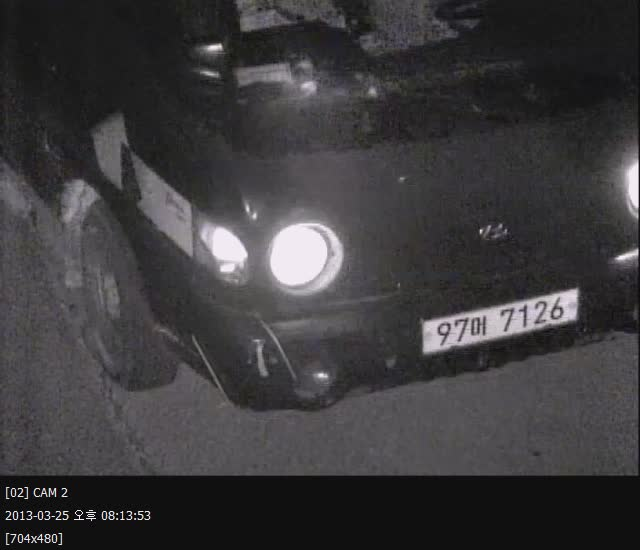
#> input picture License plate recognition/num3.jpg, 640 x 550 px
$ python t1.py
#> lines starting #> are read from the running program, lines starting #| are printed output that depends on the picture; after the words box and inside, x2 and y2 are one past the last pixel; in counts of white or black regions, pixels touching at a corner belong together
import cv2
import numpy as np
import pytesseract
from  PIL import Image

class num_rcg:
    def Ext_num(self):
        img = cv2.imread('num3.jpg', cv2.IMREAD_COLOR)
#> img is the input picture: shape (550, 640, 3); mean B, G, R 60.7, 58.8, 60.4
        copy_img = img.copy()
        img2 = cv2.cvtColor(img, cv2.COLOR_BGR2GRAY)

        blur = cv2.bilateralFilter(img2, 5, 70, 70)
        #blur = cv2.GaussianBlur(img2, (3,3),0)
        cv2.imwrite('blur.jpg', blur)

        canny = cv2.Canny(blur, 100, 200)
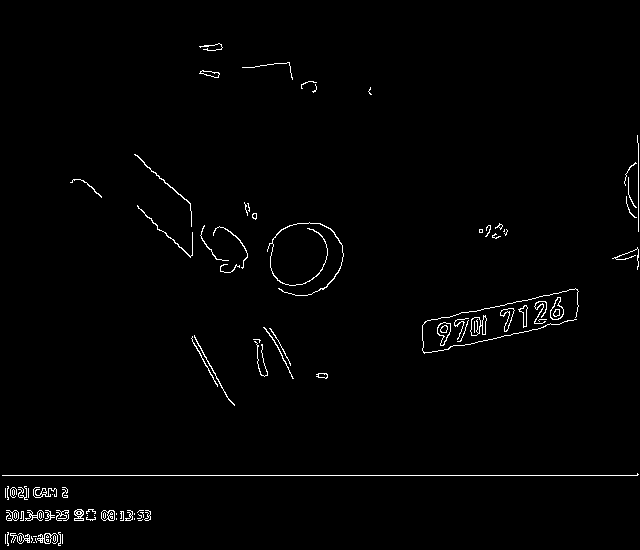
#> canny: shape (550, 640); 1.3% white in thin lines or dots
        cv2.imwrite('canny.jpg', canny)

        contours, hierarchy = cv2.findContours(canny, cv2.RETR_TREE, cv2.CHAIN_APPROX_SIMPLE)
#> contours = 149 contours, 109 with area under 20; largest, box (x1, y1, x2, y2) and area: (470, 315, 487, 336) 202, (437, 322, 451, 346) 188, (550, 297, 564, 320) 186, (437, 322, 451, 346) 173, (550, 297, 564, 320) 168

        boxes = []

        for i in range(len(contours)):
            cnt = contours[i]
            area = cv2.contourArea(cnt)
            x,y,w,h = cv2.boundingRect(cnt)
            rect_area = w*h
            aspect_ratio = float(w)/h

            if(aspect_ratio >= 0.1) and (aspect_ratio <= 3.0) and (rect_area >= 70) and(rect_area <= 850):
                cv2.rectangle(img,(x,y), (x+w, y+h), (0, 255, 0), 1)
                boxes.append(cv2.boundingRect(cnt))
#> this loop made 149 passes
#> (area, x, y, w, h, rect_area, aspect_ratio) on passes 12, 16, 44, 47, 50, 51, 57, 61, 62, 66, 84, 90: (78.5, 37, 533, 21, 11, 231, 1.91), (54.5, 44, 533, 8, 11, 88, 0.727), (21.5, 125, 510, 8, 11, 88, 0.727), (117, 101, 510, 14, 11, 154, 1.27), (49, 107, 510, 8, 11, 88, 0.727), (55, 101, 510, 8, 11, 88, 0.727), (33.5, 25, 510, 19, 11, 209, 1.73), (54.5, 6, 510, 13, 11, 143, 1.18), (52, 12, 510, 7, 11, 77, 0.636), (77, 74, 509, 10, 12, 120, 0.833), (35, 33, 487, 24, 11, 264, 2.18), (39.5, 316, 373, 12, 6, 72, 2)
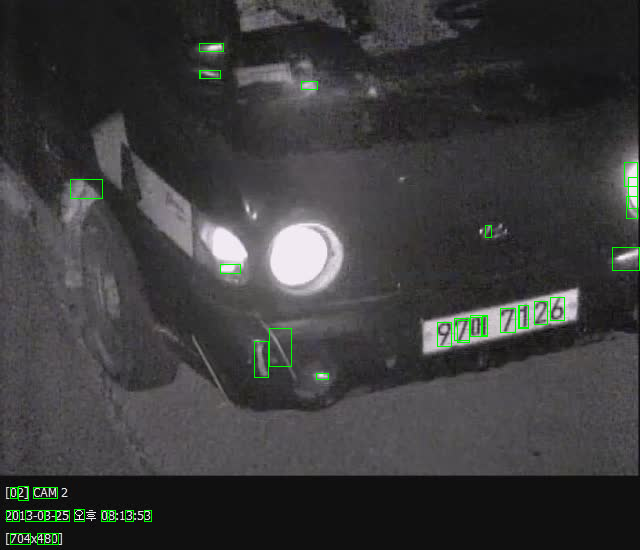
#> img: shape (550, 640, 3); 0.64% of pixels changed, all inside (x1, y1, x2, y2) = (6, 43, 640, 545)
#> after the loop, boxes = 45 items, first 6: (37, 533, 21, 11), (44, 533, 8, 11), (10, 533, 20, 11), (144, 510, 7, 11), (125, 510, 8, 11), (101, 510, 14, 11)

        #sorted(boxes)

        for i in range(len(boxes)):  ##Buble Sort on python
            for j in range(len(boxes) - (i + 1)):
                if boxes[j][0] > boxes[j + 1][0]:
                    temp = boxes[j]
                    boxes[j] = boxes[j + 1]
                    boxes[j + 1] = temp
#> this loop made 45 passes
#> after the loop, boxes = 45 items, first 6: (6, 510, 13, 11), (10, 533, 20, 11), (10, 487, 7, 11), (12, 510, 7, 11), (18, 486, 10, 14), (25, 510, 19, 11)

        f_count = 0
        select = 0
        plate_width = 0

        for i in range(len(boxes)):
            count = 0
            for j in range(i+1, (len(boxes)-1)):
                dx = abs(boxes[j+1][0]-boxes[i][0])
                if dx>150:
                    break
                dy=abs(boxes[j+1][1]-boxes[i][1])
                if dx ==0:
                    dx=1
                if dy==0:
                    dy=1
                grad = float(dy)/float(dx)
                if grad<0.25:
                    count = count+1
            if count>f_count:
                select = i
                f_count = count
                plate_width = dx
#> this loop made 45 passes
#> (select, f_count, plate_width) on pass 1: (0, 10, 193)

        number_plate = copy_img[boxes[select][1] - 10:boxes[select][3] + boxes[select][1] + 20,
                       boxes[select][0] - 10:140 + boxes[select][0]]
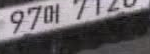
#> number_plate: shape (54, 150, 3); mean B, G, R 101.5, 98, 102.4

        cv2.imwrite('tt.jpg', number_plate)

        cv2.imwrite('tst.jpg', img)
        a=1
        return(a)

recogtest = num_rcg()
result=recogtest.Ext_num()

$ run again, with License plate recognition/num2.jpg copied over License plate recognition/num3.jpg
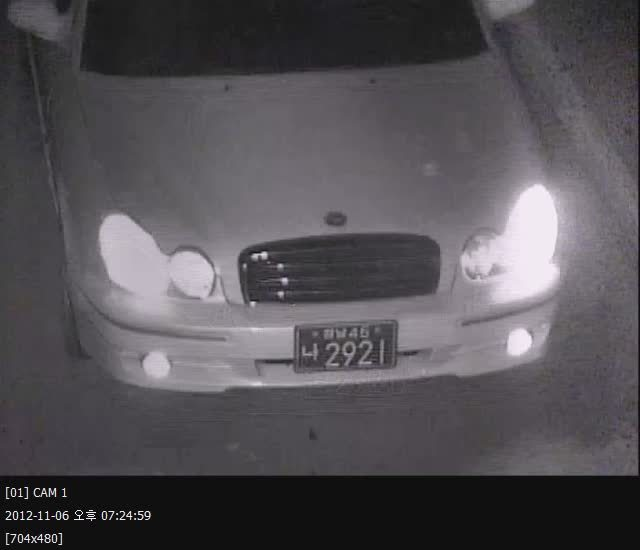
#> input picture License plate recognition/num2.jpg, 640 x 550 px
#> in Ext_num, img is the input picture: shape (550, 640, 3); mean B, G, R 84.6, 80.1, 83.3
#> in Ext_num, `canny = cv2.Canny(blur, 100, 200)`:
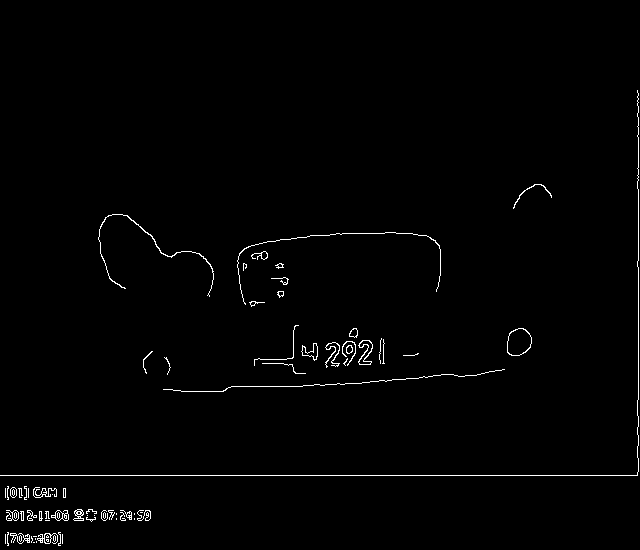
#> canny: shape (550, 640); 1.2% white in thin lines or dots, all inside (x1, y1, x2, y2) = (0, 90, 639, 546)
#> contours = 132 contours, 100 with area under 20; largest, box (x1, y1, x2, y2) and area: (507, 328, 532, 356) 525, (507, 328, 532, 356) 505, (358, 340, 373, 365) 177, (358, 340, 373, 365) 147, (301, 343, 318, 361) 120
#> the loop in Ext_num, `for i in range(len(contours)):` made 132 passes
#> (area, x, y, w, h, rect_area, aspect_ratio) on passes 13, 17, 22, 50, 56, 59, 60, 63: (77.5, 37, 533, 21, 11, 231, 1.91), (54.5, 44, 533, 8, 11, 88, 0.727), (29, 10, 533, 20, 11, 220, 1.82), (29.5, 120, 510, 12, 10, 120, 1.2), (105.5, 51, 510, 18, 11, 198, 1.64), (31.5, 62, 513, 7, 8, 56, 0.875), (57, 55, 510, 8, 11, 88, 0.727), (22, 27, 510, 10, 11, 110, 0.909)
#> after the loop in Ext_num, `for i in range(len(contours)):`:
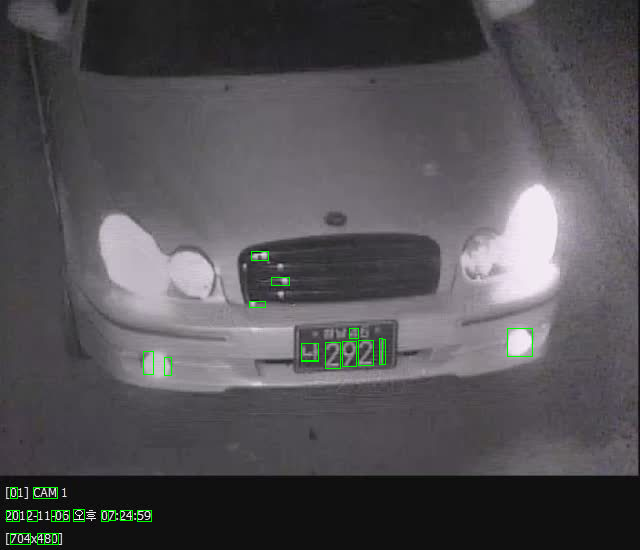
#> img: shape (550, 640, 3); 0.41% of pixels changed, all inside (x1, y1, x2, y2) = (6, 251, 533, 545)
#> after the loop in Ext_num, `for i in range(len(contours)):`: boxes = 33 items, first 6: (37, 533, 21, 11), (44, 533, 8, 11), (10, 533, 20, 11), (137, 510, 14, 11), (120, 510, 12, 10), (108, 510, 7, 10)
#> the loop in Ext_num, `for i in range(len(boxes)):` made 33 passes
#> after the loop in Ext_num, `for i in range(len(boxes)):`: boxes = 33 items, first 6: (6, 510, 13, 11), (10, 533, 20, 11), (10, 487, 7, 11), (10, 487, 7, 11), (12, 510, 7, 11), (27, 510, 10, 11)
#> the loop in Ext_num, `for i in range(len(boxes)):` made 33 passes
#> (select, f_count, plate_width) on pass 1: (0, 9, 158)
#> after the loop in Ext_num, `for i in range(len(boxes)):`: f_count = 9; plate_width = 158; select = 0
#> number_plate = empty array
